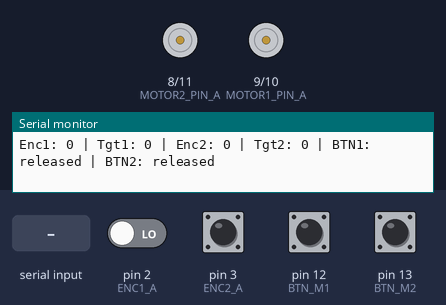
Simulated run of this sketch. Board: Arduino Uno, built with avr-gcc and run on an emulated ATmega328P. Shown: motor-driver pin pairs drawn as motors (green arrow = first pin HIGH = forward, orange = second pin HIGH = backward, longer = more drive), the last lines printed to the serial monitor. The inputs (shaded band) are chosen by the test bench; at power-on: pin 3 (ENC2_A), pin 12 (BTN_M1), pin 13 (BTN_M2) HIGH, pin 2 (ENC1_A) LOW.

Above: at 1.2 s.
1.3 s: pin 12 (BTN_M1) pulled LOW for 0.15 s
At 2.4 s:
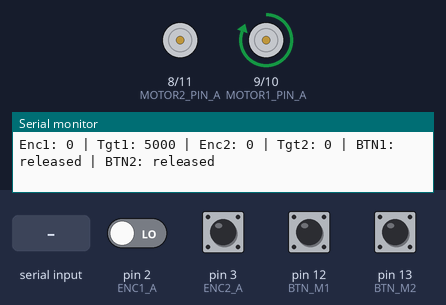
2.9 s: pin 13 (BTN_M2) pulled LOW for 0.15 s
At 3.5 s:
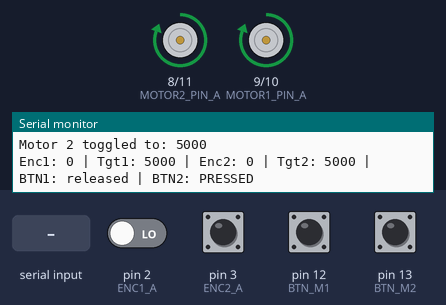
4.5 s: "SET M1:\n" received over Serial
At 5.0 s:
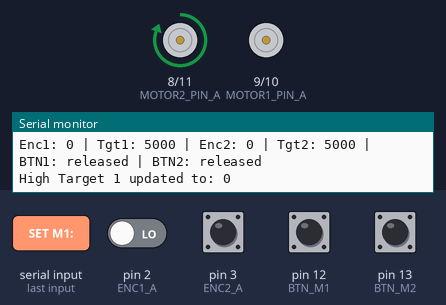
10.0 s: "SET M2:\n" received over Serial
At 10.4 s:
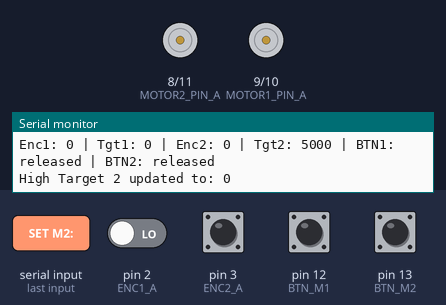
Timing chart, 0 to 12.5 s (numbered marks = the images above; inputs shaded):
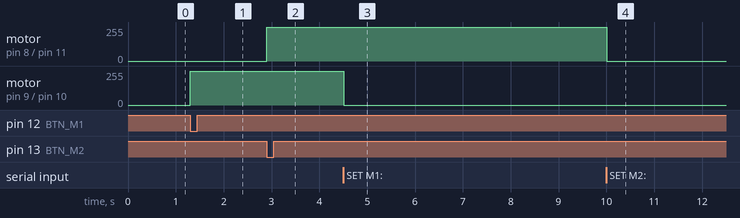

Measured:
- after the input at 1.3 s, motor on pin 9 (MOTOR1_PIN_A) / pin 10 (MOTOR1_PIN_B): stopped → forward 255/255 at once
- after the input at 2.9 s, motor on pin 8 (MOTOR2_PIN_A) / pin 11 (MOTOR2_PIN_B): stopped → forward 255/255 at once
- after the input at 4.5 s, motor on pin 9 (MOTOR1_PIN_A) / pin 10 (MOTOR1_PIN_B): forward 255/255 → stopped at once
- after the input at 10.0 s, motor on pin 8 (MOTOR2_PIN_A) / pin 11 (MOTOR2_PIN_B): forward 255/255 → stopped at once

The sketch:

Dual-DC-PID-Position-Motor-Control.ino
```cpp
#include <Arduino.h>

// === Pins ===
const uint8_t MOTOR1_PIN_A = 9;  // Digital Pin
const uint8_t MOTOR1_PIN_B = 10; // PWM (Timer1)
const uint8_t ENC1_A = 2;        // Interrupt pin
const uint8_t ENC1_B = 6;

const uint8_t MOTOR2_PIN_A = 8;  // Digital Pin
const uint8_t MOTOR2_PIN_B = 11; // PWM (Timer2)
const uint8_t ENC2_A = 3;        // Interrupt pin
const uint8_t ENC2_B = 7;

const uint8_t BTN_M1 = 12;
const uint8_t BTN_M2 = 13;

// === Motor States ===
volatile long encoderCount1 = 0;
volatile long encoderCount2 = 0;

long target1 = 0;
long target2 = 0;

long highTarget1 = 5000;
long highTarget2 = 5000;

bool m1AtHigh = false;
bool m2AtHigh = false;

bool lastBtnM1State = HIGH;
bool lastBtnM2State = HIGH;

// === PID Parameters ===
struct PID {
  float Kp = 2.0;    // Proportional gain
  float Ki = 0.05;   // Integral gain
  float Kd = 0.1;    // Derivative gain
  long lastError = 0;
  float integral = 0;
  unsigned long lastTime = 0;
};

PID pid1, pid2;

const int MAX_PWM = 255;    // 8-bit PWM limit
const int DEAD_ZONE = 10;   // Error dead zone (encoder counts)
const float MAX_INTEGRAL = 1000.0; // Anti-windup limit
const unsigned long PID_INTERVAL = 10; // PID update interval (ms)

// === Serial Input ===
char inputBuffer[32];
uint8_t inputIndex = 0;

void setup() {
  Serial.begin(115200);
  Serial.println("=== PID Motor Control with Adjustable Targets ===");

  // Configure pins
  pinMode(MOTOR1_PIN_A, OUTPUT);
  pinMode(MOTOR1_PIN_B, OUTPUT);
  pinMode(MOTOR2_PIN_A, OUTPUT);
  pinMode(MOTOR2_PIN_B, OUTPUT);

  pinMode(ENC1_A, INPUT);
  pinMode(ENC1_B, INPUT);
  pinMode(ENC2_A, INPUT);
  pinMode(ENC2_B, INPUT);
  pinMode(BTN_M1, INPUT_PULLUP);
  pinMode(BTN_M2, INPUT_PULLUP);

  // Attach interrupts for encoders
  attachInterrupt(digitalPinToInterrupt(ENC1_A), isrEnc1, CHANGE);
  attachInterrupt(digitalPinToInterrupt(ENC2_A), isrEnc2, CHANGE);

  // Initialize PWM to 0
  digitalWrite(MOTOR1_PIN_A, 0);
  analogWrite(MOTOR1_PIN_B, 0);
  digitalWrite(MOTOR2_PIN_A, 0);
  analogWrite(MOTOR2_PIN_B, 0);
}

void loop() {
  static unsigned long lastPrint = 0;
  static unsigned long lastPidUpdate = 0;

  // Periodic status print
  if (millis() - lastPrint >= 500) {
    lastPrint = millis();
    Serial.print("Enc1: "); Serial.print(encoderCount1);
    Serial.print(" | Tgt1: "); Serial.print(target1);
    Serial.print(" | Enc2: "); Serial.print(encoderCount2);
    Serial.print(" | Tgt2: "); Serial.print(target2);
    Serial.print(" | BTN1: "); Serial.print(digitalRead(BTN_M1) == LOW ? "PRESSED" : "released");
    Serial.print(" | BTN2: "); Serial.println(digitalRead(BTN_M2) == LOW ? "PRESSED" : "released");
  }

  // Button toggles
  bool btn1 = digitalRead(BTN_M1);
  if (btn1 == LOW && lastBtnM1State == HIGH) {
    m1AtHigh = !m1AtHigh;
    target1 = m1AtHigh ? highTarget1 : 0;
    pid1.integral = 0; // Reset integral on target change
    Serial.print("Motor 1 toggled to: "); Serial.println(target1);
  }
  lastBtnM1State = btn1;

  bool btn2 = digitalRead(BTN_M2);
  if (btn2 == LOW && lastBtnM2State == HIGH) {
    m2AtHigh = !m2AtHigh;
    target2 = m2AtHigh ? highTarget2 : 0;
    pid2.integral = 0; // Reset integral on target change
    Serial.print("Motor 2 toggled to: "); Serial.println(target2);
  }
  lastBtnM2State = btn2;

  // Serial command parser
  while (Serial.available()) {
    char c = Serial.read();
    if (c == '\n' || c == '\r') {
      inputBuffer[inputIndex] = '\0';
      parseSerialCommand(inputBuffer);
      inputIndex = 0;
    } else if (inputIndex < sizeof(inputBuffer) - 1) {
      inputBuffer[inputIndex++] = c;
    }
  }

  // PID control update
  if (millis() - lastPidUpdate >= PID_INTERVAL) {
    lastPidUpdate = millis();

    // Motor 1 PID
    long error1 = target1 - encoderCount1;
    if (abs(error1) < DEAD_ZONE) {
      analogWrite(MOTOR1_PIN_A, 0);
      analogWrite(MOTOR1_PIN_B, 0);
      pid1.integral = 0; // Reset integral in dead zone
    } else {
      unsigned long now = millis();
      float dt = (now - pid1.lastTime) / 1000.0; // Time delta in seconds
      if (dt > 0) { // Avoid division by zero
        float derivative = (error1 - pid1.lastError) / dt;
        pid1.integral += error1 * dt;
        pid1.integral = constrain(pid1.integral, -MAX_INTEGRAL, MAX_INTEGRAL); // Anti-windup

        float output = pid1.Kp * error1 + pid1.Ki * pid1.integral + pid1.Kd * derivative;
        int pwm = constrain(abs(output), 0, MAX_PWM);

        if (output > 0) {
          digitalWrite(MOTOR1_PIN_A, 1);
          analogWrite(MOTOR1_PIN_B, 255 - pwm);
        } else {
          digitalWrite(MOTOR1_PIN_A, 0);
          analogWrite(MOTOR1_PIN_B, pwm);
        }
      }
      pid1.lastError = error1;
      pid1.lastTime = now;
    }

    // Motor 2 PID
    long error2 = target2 - encoderCount2;
    if (abs(error2) < DEAD_ZONE) {
      analogWrite(MOTOR2_PIN_A, 0);
      analogWrite(MOTOR2_PIN_B, 0);
      pid2.integral = 0; // Reset integral in dead zone
    } else {
      unsigned long now = millis();
      float dt = (now - pid2.lastTime) / 1000.0; // Time delta in seconds
      if (dt > 0) { // Avoid division by zero
        float derivative = (error2 - pid2.lastError) / dt;
        pid2.integral += error2 * dt;
        pid2.integral = constrain(pid2.integral, -MAX_INTEGRAL, MAX_INTEGRAL); // Anti-windup

        float output = pid2.Kp * error2 + pid2.Ki * pid2.integral + pid2.Kd * derivative;
        int pwm = constrain(abs(output), 0, MAX_PWM);

        if (output > 0) {
          digitalWrite(MOTOR2_PIN_A, 1);
          analogWrite(MOTOR2_PIN_B, 255 - pwm);
        } else {
          digitalWrite(MOTOR2_PIN_A, 0);
          analogWrite(MOTOR2_PIN_B, pwm);
        }
      }
      pid2.lastError = error2;
      pid2.lastTime = now;
    }
  }
}

// === ISR: Encoder Handling ===
void isrEnc1() {
  bool A = digitalRead(ENC1_A);
  bool B = digitalRead(ENC1_B);
  encoderCount1 += (A == B) ? -1 : +1;
}

void isrEnc2() {
  bool A = digitalRead(ENC2_A);
  bool B = digitalRead(ENC2_B);
  encoderCount2 += (A == B) ? +1 : -1;
}

// === Parse Serial Command ===
void parseSerialCommand(const char* cmd) {
  if (cmd[0] == '\0') return; // Ignore blank lines

  if (strncmp(cmd, "SET M1:", 7) == 0) {
    highTarget1 = atol(cmd + 7);
    Serial.print("High Target 1 updated to: "); Serial.println(highTarget1);
    if (m1AtHigh) {
      target1 = highTarget1;
      pid1.integral = 0; // Reset integral
    }
  } else if (strncmp(cmd, "SET M2:", 7) == 0) {
    highTarget2 = atol(cmd + 7);
    Serial.print("High Target 2 updated to: "); Serial.println(highTarget2);
    if (m2AtHigh) {
      target2 = highTarget2;
      pid2.integral = 0; // Reset integral
    }
  } else {
    Serial.print("Unrecognised command: "); Serial.println(cmd);
  }
}
```

n20encoder.cpp
```cpp
#include "n20encoder.h"

// Global variables to store encoder counts
volatile int16_t encoderCountA = 0;  // Encoder A count
volatile int16_t encoderCountB = 0;  // Encoder B count

// Variables to track the previous state of each encoder channel
volatile int lastStateA0 = LOW;  // Previous state of Encoder A Channel A (D2)
volatile int lastStateA1 = LOW;  // Previous state of Encoder A Channel B (D4)
volatile int lastStateB0 = LOW;  // Previous state of Encoder B Channel A (A0)
volatile int lastStateB1 = LOW;  // Previous state of Encoder B Channel B (A1)

void initEncoders() {
    // Set Encoder A pins as input
    pinMode(2, INPUT); // Encoder A Channel A (D2)
    pinMode(4, INPUT); // Encoder A Channel B (D4)

    // Set Encoder B pins as input
    pinMode(A0, INPUT); // Encoder B Channel A (A0)
    pinMode(A1, INPUT); // Encoder B Channel B (A1)

    // Enable pin change interrupts for PORTD (D2 and D4) to handle Encoder A
    PCICR |= (1 << PCIE2);    // Enable Pin Change Interrupts for PCINT[23:16] (PORTD group)
    PCMSK2 |= (1 << PCINT18); // Enable pin change interrupt for D2 (PCINT18)
    PCMSK2 |= (1 << PCINT20); // Enable pin change interrupt for D4 (PCINT20)

    // Enable pin change interrupts for PORTA (A0 and A1) to handle Encoder B
    PCICR |= (1 << PCIE1);    // Enable Pin Change Interrupts for PCINT[14:8] (PORTA group)
    PCMSK1 |= (1 << PCINT8);  // Enable pin change interrupt for A0 (PCINT8)
    PCMSK1 |= (1 << PCINT9);  // Enable pin change interrupt for A1 (PCINT9)

    // Initialize the last known states of the encoder channels
    lastStateA0 = digitalRead(2);
    lastStateA1 = digitalRead(4);
    lastStateB0 = digitalRead(A0);
    lastStateB1 = digitalRead(A1);
}

// Interrupt Service Routine (ISR) for Encoder A
ISR(PCINT2_vect) {
    encoderAISR();  // Call the function to handle Encoder A state changes
}

// Interrupt Service Routine (ISR) for Encoder B
ISR(PCINT1_vect) {
    encoderBISR();  // Call the function to handle Encoder B state changes
}

// Function to handle state changes for Encoder A and update the count
void encoderAISR() {
    int currentStateA0 = digitalRead(2);  // Read current state of Encoder A Channel A (D2)
    int currentStateA1 = digitalRead(4);  // Read current state of Encoder A Channel B (D4)

    // Determine direction based on the relative states of Channel A and Channel B
    if (lastStateA0 == currentStateA1) {
        encoderCountA++; // Moving forward
    } else {
        encoderCountA--; // Moving backward
    }

    // Update the last known states for Encoder A
    lastStateA0 = currentStateA0;
    lastStateA1 = currentStateA1;
}

// Function to handle state changes for Encoder B and update the count
void encoderBISR() {
    int currentStateB0 = digitalRead(A0);  // Read current state of Encoder B Channel A (A0)
    int currentStateB1 = digitalRead(A1);  // Read current state of Encoder B Channel B (A1)

    // Determine direction based on the relative states of Channel A and Channel B
    if (lastStateB0 == currentStateB1) {
        encoderCountB--; // Moving forward
    } else {
        encoderCountB++; // Moving backward
    }

    // Update the last known states for Encoder B
    lastStateB0 = currentStateB0;
    lastStateB1 = currentStateB1;
}
```

n20encoder.h
```cpp
#ifndef N20ENCODER_H
#define N20ENCODER_H

#include <Arduino.h>
#include <avr/interrupt.h>

// External global variables for encoder counts
extern volatile int16_t encoderCountA;  // Encoder A count
extern volatile int16_t encoderCountB;  // Encoder B count

// Function prototypes
void initEncoders();
void encoderAISR();
void encoderBISR();

#endif // N20ENCODER_H
```
